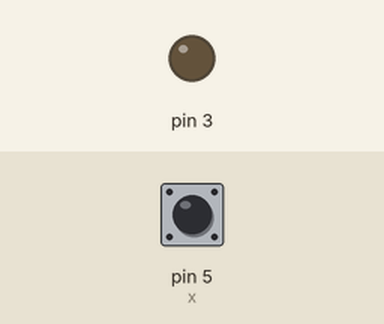
Bench run of a program on a simulated Raspberry Pi (header pin numbers). Parts: output pins drawn as LEDs (lit = HIGH). Inputs (shaded band) come from the test bench; at power-on: pin 5 (x) HIGH. What the program prints to the terminal is not drawn.

Above: at 1.2 s.
1.3 s: pin 5 (x) pulled LOW for 0.15 s
At 1.37 s:
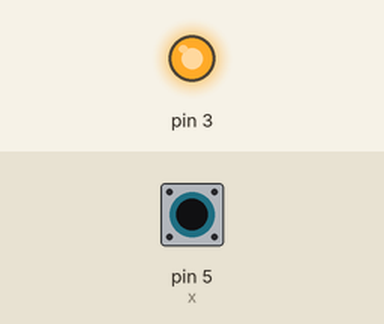
2.9 s: pin 5 (x) pulled LOW for 3.2 s
At 6.7 s:
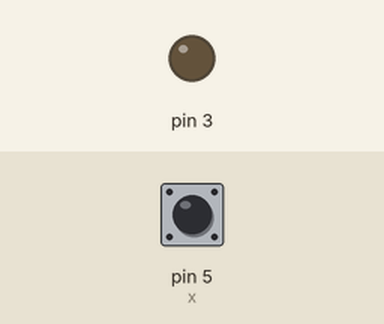
Timing chart, 0 to 8.2 s (numbered marks = the images above; inputs shaded):
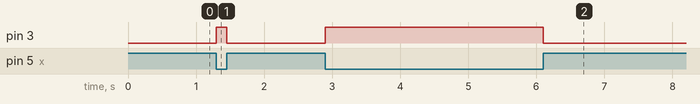

Measured:
- after the input at 1.3 s, pin 3: LOW → HIGH at once, → LOW 0.15 s later
- after the input at 2.9 s, pin 3: LOW → HIGH at once, → LOW 3.2 s later

The program:

irsensor.py
```python
import RPi.GPIO as GPIO
GPIO.setmode(GPIO.BOARD)
GPIO.setup(5,GPIO.IN)
GPIO.setup(3,GPIO.OUT)
while 1:
    x=GPIO.input(5)
    # print(x)
    if x==0:
        print("object detect")
        GPIO.output(3,1)
    else:
        print("object not found")
        GPIO.output(3,0)
```
